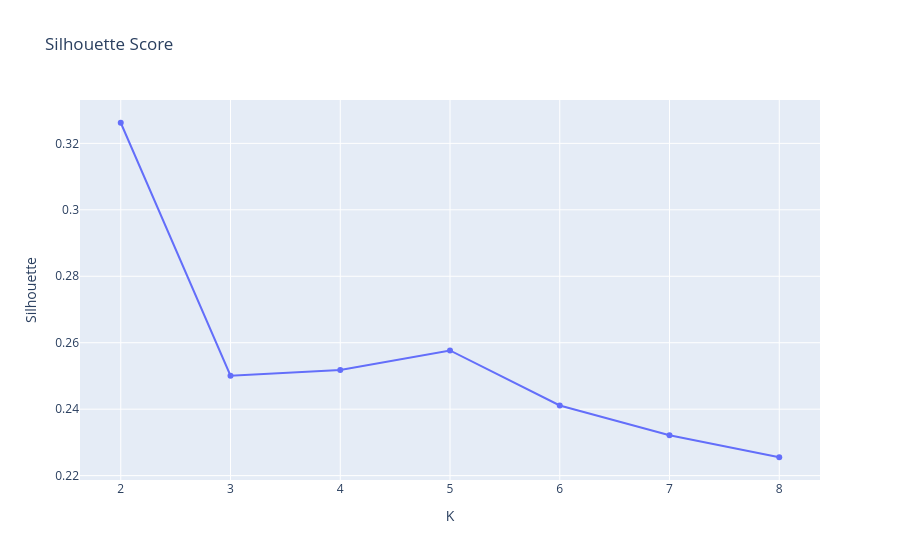

Source (notebook cell):
### Code cell
fig = px.line(
    k_results,
    x="K",
    y="Silhouette",
    markers=True,
    title="Silhouette Score"
)

fig.show()

### Figure 1 — Plotly figure (JSON) as saved in the notebook; plotly's stock layout.template omitted (floating-point values rounded to 4 significant figures)
{"data": [{"hovertemplate": "K=%{x}<br>Silhouette=%{y}<extra></extra>", "legendgroup": "", "line": {"color": "#636efa", "dash": "solid"}, "marker": {"symbol": "circle"}, "mode": "lines+markers", "name": "", "orientation": "v", "showlegend": false, "type": "scatter", "x": [2, 3, 4, 5, 6, 7, 8], "xaxis": "x", "y": [0.3262, 0.2501, 0.2518, 0.2577, 0.2411, 0.2322, 0.2255], "yaxis": "y"}], "layout": {"legend": {"tracegroupgap": 0}, "title": {"text": "Silhouette Score"}, "xaxis": {"anchor": "y", "domain": [0, 1], "title": {"text": "K"}}, "yaxis": {"anchor": "x", "domain": [0, 1], "title": {"text": "Silhouette"}}}}
